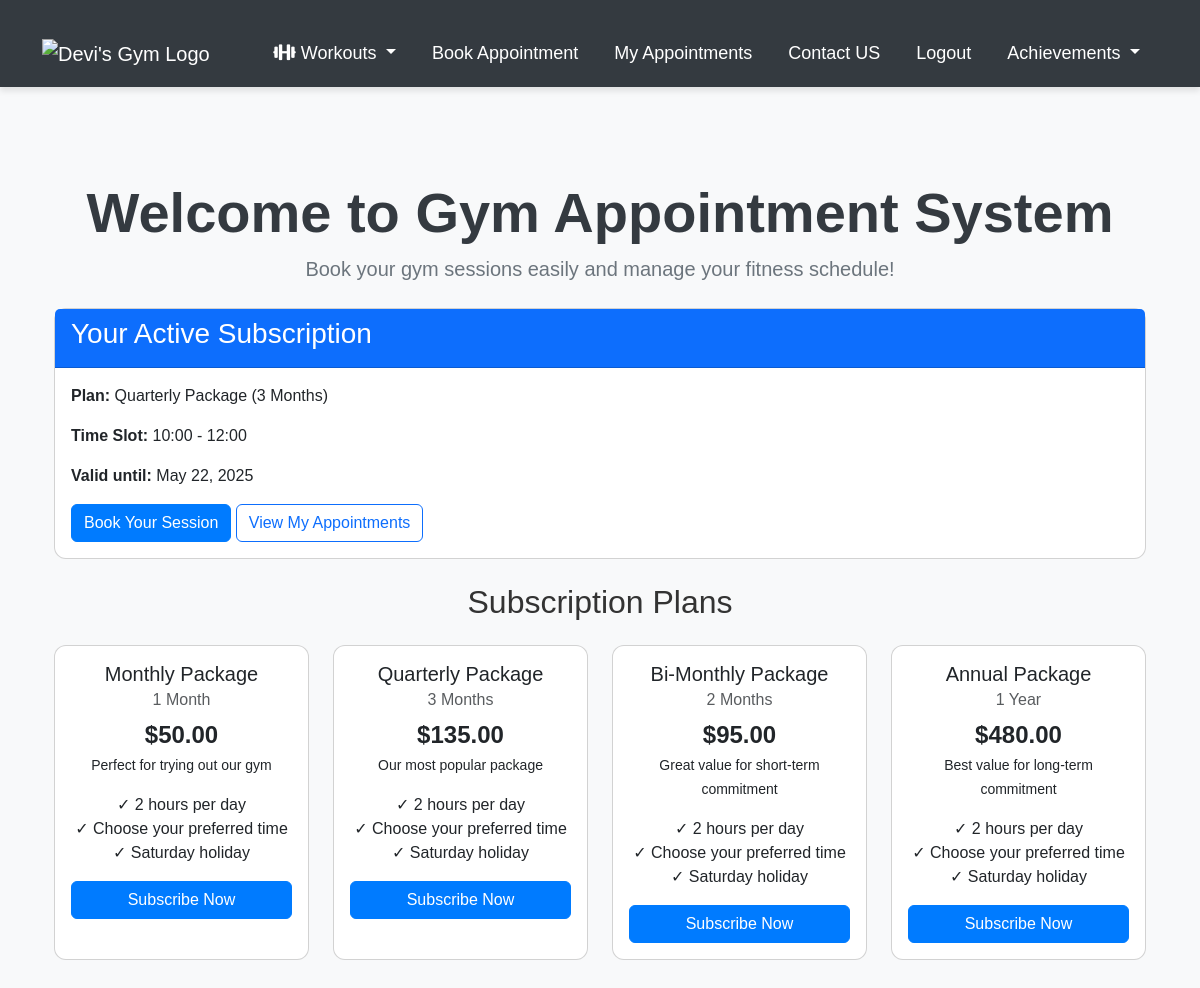
The app's page / (signed in) with its own data.
### appointments/models.py (models this page shows, shortened)
class UserSubscription(models.Model):
    user = models.ForeignKey(User, on_delete=models.CASCADE)
    plan = models.ForeignKey(SubscriptionPlan, on_delete=models.CASCADE)
    start_date = models.DateField()
    end_date = models.DateField()
    time_slot = models.ForeignKey(TimeSlot, on_delete=models.CASCADE)
    is_active = models.BooleanField(default=True)

class SubscriptionPlan(models.Model):
    DURATION_CHOICES = [
        (1, '1 Month'),
        (2, '2 Months'),
        (3, '3 Months'),
        (12, '1 Year'),
    ]
    name = models.CharField(max_length=100)
    duration_months = models.IntegerField(choices=DURATION_CHOICES)
    price = models.DecimalField(max_digits=10, decimal_places=2)
    description = models.TextField(blank=True)

class TimeSlot(models.Model):
    start_time = models.TimeField()
    end_time = models.TimeField()
    is_available = models.BooleanField(default=True)
    def __str__(self):
        return f"{self.start_time.strftime('%H:%M')} - {self.end_time.strftime('%H:%M')}"

### appointments/views.py (the view)
# urls.py: path('', views.home, name='home'),
def home(request):
    context = {
        'subscription_plans': SubscriptionPlan.objects.all()
    }
    if request.user.is_authenticated:
        context['user_subscription'] = UserSubscription.objects.filter(
            user=request.user,
            is_active=True,
            end_date__gte=timezone.now().date()
        ).first()
    return render(request, 'appointments/home.html', context)

### appointments/templates/appointments/home.html (shortened to what this page needs)
{% extends 'appointments/base.html' %}
{% block content %}
<div class="container py-5">
    <div class="text-center mb-4">
        <h1 class="display-4">Welcome to Gym Appointment System</h1>
        <p class="lead">Book your gym sessions easily and manage your fitness schedule!</p>
    </div>
    {% if user.is_authenticated %}
        {% if user_subscription %}
            <div class="card mb-4">
                <div class="card-header bg-primary text-white">
                    <h3>Your Active Subscription</h3>
                </div>
                <div class="card-body">
                    <p><strong>Plan:</strong> {{ user_subscription.plan.name }} ({{ user_subscription.plan.get_duration_months_display }})</p>
                    <p><strong>Time Slot:</strong> {{ user_subscription.time_slot }}</p>
                    <p><strong>Valid until:</strong> {{ user_subscription.end_date }}</p>
                    <div class="mt-3">
                        <a href="{% url 'book_appointment' %}" class="btn btn-primary">Book Your Session</a>
                        <a href="{% url 'my_appointments' %}" class="btn btn-outline-primary">View My Appointments</a>
                    </div>
                </div>
            </div>
        {% else %}
            <div class="alert alert-warning text-center">
                <h4 class="alert-heading">No Active Subscription</h4>
                <p>Please choose a subscription plan below to start booking your gym sessions.</p>
            </div>
        {% endif %}
        <h2 class="text-center mb-4">Subscription Plans</h2>
        <div class="row row-cols-1 row-cols-md-4 g-4 justify-content-center">
            {% for plan in subscription_plans %}
            <div class="col">
                <div class="card h-100 text-center">
                    <div class="card-body">
                        <h5 class="card-title">{{ plan.name }}</h5>
                        <h6 class="card-subtitle mb-2 text-muted">{{ plan.get_duration_months_display }}</h6>
                        <p class="card-text">
                            <strong class="fs-4">${{ plan.price }}</strong>
                            {% if plan.description %}<br>
                            <small>{{ plan.description }}</small>
                            {% endif %}
                        </p>
                        <ul class="list-unstyled">
                            <li>✓ 2 hours per day</li>
                            <li>✓ Choose your preferred time</li>
                            <li>✓ Saturday holiday</li>
                        </ul>
                        <a href="{% url 'subscribe' plan.id %}" class="btn btn-primary w-100">Subscribe Now</a>
                    </div>
                </div>
            </div>
            {% endfor %}
        </div>
    {% else %}
        <div class="text-center">
            <p class="lead mb-4">Please login or register to view our subscription plans and book appointments.</p>
            <a href="{% url 'login' %}" class="btn btn-primary btn-lg me-3">Login</a>
            <a href="{% url 'register' %}" class="btn btn-outline-primary btn-lg">Register</a>
        </div>
    {% endif %}
</div>
{% endblock %}

### appointments/templates/appointments/base.html (shortened to what this page needs)
<!DOCTYPE html>
<html lang="en">
<head>
    <link href="https://cdn.jsdelivr.net/npm/bootstrap@5.3.0/dist/css/bootstrap.min.css" rel="stylesheet">
    <link href="https://cdnjs.cloudflare.com/ajax/libs/font-awesome/6.0.0/css/all.min.css" rel="stylesheet">
</head>
<body>
    <nav class="navbar navbar-expand-lg navbar-dark bg-dark">
        <div class="container">
            <a class="navbar-brand" href="{% url 'home' %}">
                <img src=""C:\Bootstrap in one video\static\img\logo1.png"" alt="Devi's Gym Logo" style="height: 40px; width: auto;">
            </a>
            <div class="collapse navbar-collapse" id="navbarNav">
                <ul class="navbar-nav ms-auto">
                    {% if user.is_authenticated %}
                        <li class="nav-item dropdown">
                            <a class="nav-link dropdown-toggle" href="#" id="workoutDropdown" role="button" data-bs-toggle="dropdown">
                                <i class="fas fa-dumbbell"></i> Workouts
                            </a>
                        </li>
                        <li class="nav-item">
                            <a class="nav-link" href="{% url 'book_appointment' %}">Book Appointment</a>
                        </li>
                        <li class="nav-item">
                            <a class="nav-link" href="{% url 'my_appointments' %}">My Appointments</a>
                        </li>
                        <li class="nav-item {% block contactactive %} {% endblock contactactive %}">
                            <a class="nav-link" href="/contact">Contact US</a>
                        </li>
                        <li class="nav-item">
                            <form method="post" action="{% url 'logout' %}" class="d-inline">
                                <button type="submit" class="nav-link border-0 bg-transparent">Logout</button>
                            </form>
                        </li>
                        <li class="nav-item dropdown">
                            <a class="nav-link dropdown-toggle" href="#" id="achievementsDropdown" role="button" data-toggle="dropdown" aria-haspopup="true" aria-expanded="false">
                                Achievements
                            </a>
                        </li>
                    {% endif %}
                </ul>
            </div>
        </div>
    </nav>
    <div class="container mt-4">
        {% block content %}
        {% endblock %}
    </div>
</body>
</html>

### appointments/templates/appointments/base.html (style rules this page uses)
body { font-family: 'Arial', sans-serif; background-color: #f4f4f9; color: #333; }
.container { padding-top: 20px; }
.navbar { background-color: #343a40 !important; box-shadow: 0 4px 6px rgba(0, 0, 0, 0.1); }
.navbar-brand img { height: 40px; width: auto; }
.navbar-nav .nav-item .nav-link { color: #fff !important; font-size: 16px; font-weight: 500; padding: 12px 18px; transition: all 0.3s ease; }
.navbar .nav-item form button { background: transparent; border: none; color: #fff; padding: 12px 18px; cursor: pointer; }
@media (min-width: 1200px) { .navbar-nav .nav-item .nav-link { font-size: 18px; } }
@media (min-width: 1200px) { .navbar-nav { margin-left: auto; } }

### appointments/templates/appointments/home.html (style rules this page uses)
body { background-color: #f8f9fa; }
.card { border-radius: 12px; transition: transform 0.3s ease, box-shadow 0.3s ease; }
.btn { transition: background-color 0.3s ease, transform 0.2s ease; }
.btn-primary { background-color: #007bff; border-color: #007bff; }
.display-4 { font-weight: 700; color: #343a40; }
.lead { font-size: 1.25rem; color: #6c757d; }

### records on screen
UserSubscription: plan.name "Quarterly Package", plan.duration_months "3 Months", time_slot "10:00 - 12:00", end_date "May 22, 2025"
SubscriptionPlan: name "Monthly Package", duration_months "1 Month", price "50.00", description "Perfect for trying out our gym"
SubscriptionPlan: name "Quarterly Package", duration_months "3 Months", price "135.00", description "Our most popular package"
SubscriptionPlan: name "Bi-Monthly Package", duration_months "2 Months", price "95.00", description "Great value for short-term commitment"
SubscriptionPlan: name "Annual Package", duration_months "1 Year", price "480.00", description "Best value for long-term commitment"
